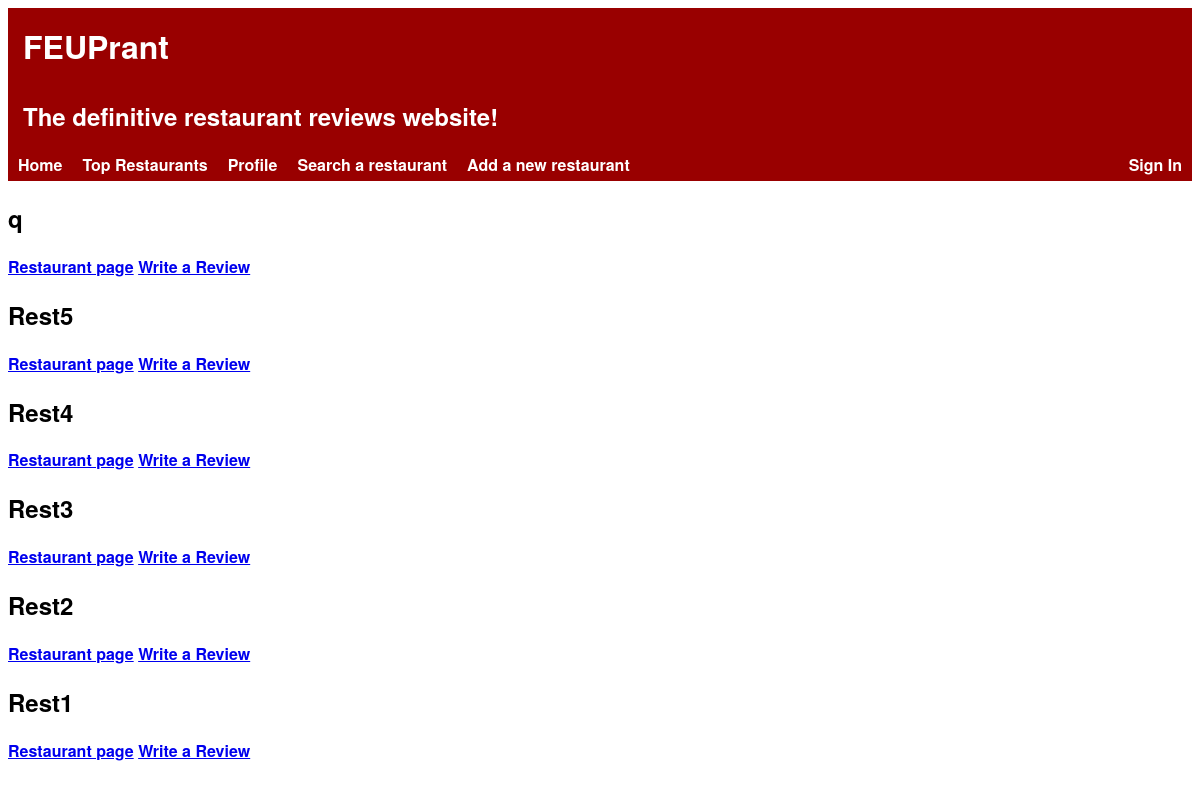
The app's page /pages/, older data.
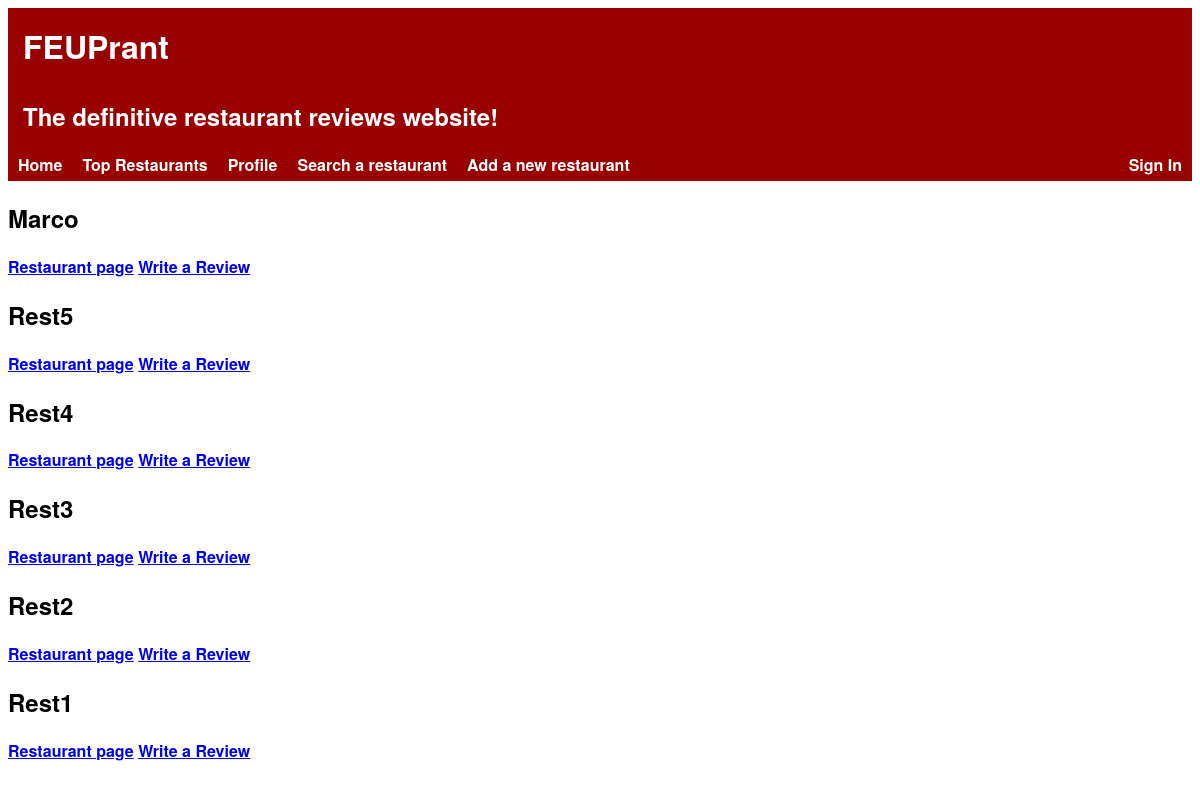
The same page, newer data.
### tables this page shows
CREATE TABLE Restaurant(
    idRestaurant        INTEGER PRIMARY KEY AUTOINCREMENT,
    name                STRING NOT NULL,
    description         STRING NOT NULL,
    score               FLOAT NOT NULL,

    idOwner             INTEGER REFERENCES User(idUser),
    idRestaurantInfo    INTEGER REFERENCES RestaurantInfo(idRestaurantInfo)
);

### pages/index.php (called while the page is built, shortened)
<?php
    include_once('../database/connection.php');
    include_once('../database/db_restaurants.php');
    try {
        $restaurants = getNewestRestaurants();
    } catch(PDOException $e) {
        die($e->getMessage());
    }
    include_once('../templates/header.php');
    include_once('../templates/restaurants.php');
?>

### database/db_restaurants.php (called while the page is built, shortened)
<?php
    function getNewestRestaurants() {
        global $db;
        $stmt = $db->prepare('SELECT * FROM Restaurant ORDER BY idRestaurant DESC LIMIT 10');
        $stmt->execute();
        return $stmt->fetchAll();
    }
?>

### templates/restaurants.php (the view, shortened to what this page needs)
<section id="restaurants">
    <?php foreach($_SESSION['restaurants'] as $restaurant) { ?>
    <article>
        <h2><?= $restaurant['name'] ?></h2>
        <a href="../templates/restaurant.php?idRestaurant=<?=$restaurant['idRestaurant']?>">Restaurant page</a>
        <a href="write_review?idRestaurant=<?=$restaurant['idRestaurant']?>">Write a Review</a>
    </article>
    <?php } ?>
</section>

Row changes from the older to the newer data that the page shows:
changed restaurant: name "q" → "Marco"
